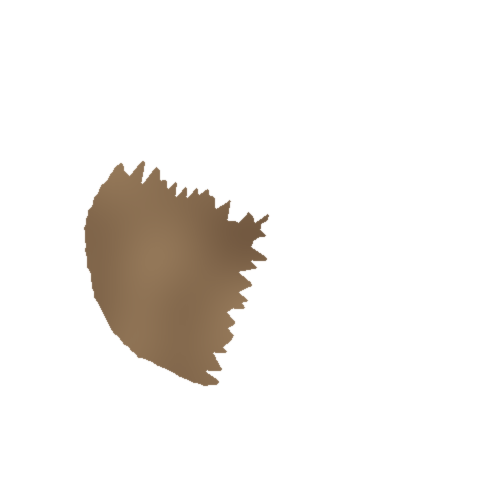
#> input picture data/sample/fragment_01.png, 500 x 500 px; its folder holds only this picture in this run
$ python main.py --input ../../data/sample   (older library calls are emulated)
#> lines starting #> are read from the running program, lines starting #| are printed output that depends on the picture
#> in preprocess_fragment, image_full is the input picture: shape (500, 500, 3); mean B, G, R 236.6, 239.6, 242.4
### src/src/preprocessing.py
"""
Preprocessing pipeline for archaeological fragment images.

Implements the full early vision pipeline from Lectures 21-23:
  - Gaussian smoothing          (Lecture 22, Linear Systems and Filtering)
  - Sobel gradient magnitude    (Lecture 23, Edge Detection Fundamentals)
  - Canny edge detector         (Lecture 23, Edge Detection Fundamentals)
  - Otsu / adaptive threshold   (Lecture 22)
  - Morphological cleanup       (binary image processing)
  - cv2.findContours             (Lecture 23)

Designed to handle both clean synthetic images (white background) and
real-world archaeological photographs with uneven lighting, shadows,
and textured surfaces.

The preprocessing strategy is:
  1. Gaussian blur to suppress noise (Lecture 22).
  2. Compute Sobel gradient magnitude to quantify local edge strength.
  3. Run Canny on the blurred image to get a thin edge map.
  4. Fill the Canny boundary to create a binary silhouette mask.
  5. Fall back to Otsu / adaptive threshold if Canny yields no usable region.
  6. Morphological cleanup, then contour extraction.
"""

import cv2
import numpy as np
import logging

logger = logging.getLogger(__name__)

GAUSSIAN_KERNEL_SIZE = (5, 5)
GAUSSIAN_SIGMA = 1.5
MIN_CONTOUR_AREA = 500
CORNER_SAMPLE_SIZE = 30     # pixels: size of corner patches used to detect background
MORPH_KERNEL_SIZE = 7

# Canny parameters — low/high threshold ratio follows the 1:3 rule from Lecture 23
CANNY_SIGMA_SCALE = 0.33    # controls automatic threshold selection from median


# [7 lines left out: function load_image, not called in this run]


def apply_gaussian_blur(image: np.ndarray) -> np.ndarray:
    """
    Convert to grayscale and apply Gaussian smoothing (Lecture 22).

    The Gaussian kernel suppresses high-frequency noise before edge detection.
    A fixed sigma is suitable for most fragment photographs at standard
    scanning or photography resolutions.
    """
    gray = cv2.cvtColor(image, cv2.COLOR_BGR2GRAY)
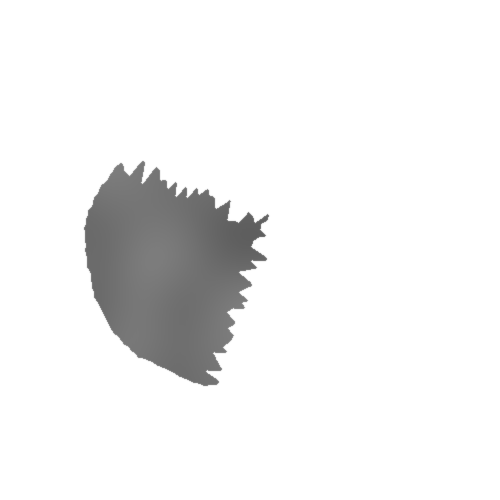
#> gray: shape (500, 500); min 94, max 255, mean 240.1
    return cv2.GaussianBlur(gray, GAUSSIAN_KERNEL_SIZE, GAUSSIAN_SIGMA)


def compute_sobel_magnitude(blurred: np.ndarray) -> np.ndarray:
    """
    Compute the Sobel gradient magnitude map (Lecture 23).

    Applies the Sobel operator in x and y directions and combines them as
    M = sqrt(Gx^2 + Gy^2). The resulting map shows edge strength at every
    pixel and is used both as a diagnostic and to inform Canny thresholds.
    Returned values are normalised to [0, 255].
    """
    gx = cv2.Sobel(blurred, cv2.CV_64F, 1, 0, ksize=3)
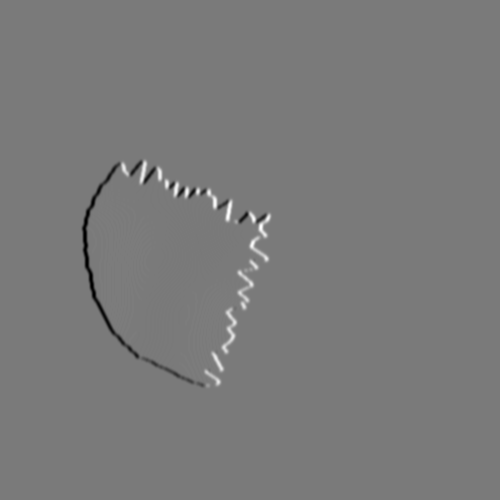
#> gx: shape (500, 500) float64; min -300, max 322, mean 0; drawn with min black and max white
    gy = cv2.Sobel(blurred, cv2.CV_64F, 0, 1, ksize=3)
    magnitude = np.sqrt(gx ** 2 + gy ** 2)
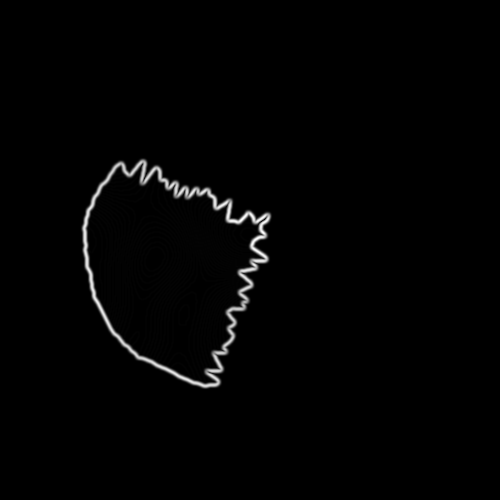
#> magnitude: shape (500, 500) float64; min 0, max 340.3, mean 4.1; drawn with min black and max white
    normalised = cv2.normalize(magnitude, None, 0, 255, cv2.NORM_MINMAX)
    return normalised.astype(np.uint8)
#> (the rest of the program and of its run is left out)
